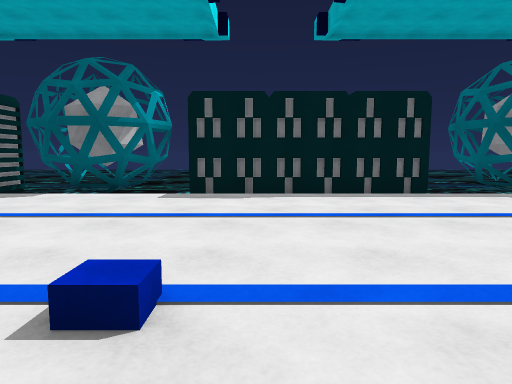
View 1 (above)

21 first-person views from a walk through a scene from a Unity 3-D project. The camera is 1.2 m above the floor, tilts 6° down and sees 70° across. The floor is counted in squares, 2 m on a side. Each view is taken from the middle of a square. On the plan, view 1 faces up. The plan holds only what a view shows up to about 10 squares ahead; the rest is blank. The place goes on beyond the plan. The player is left out. Some animated figures are not drawn.

View 2
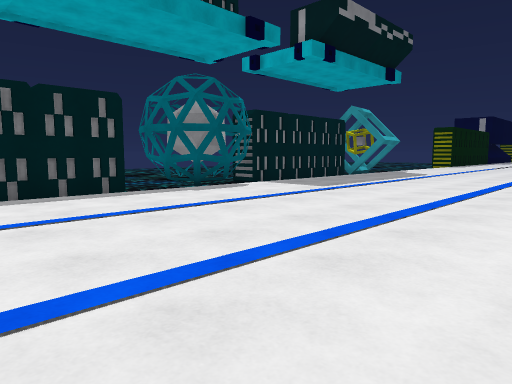

View 3
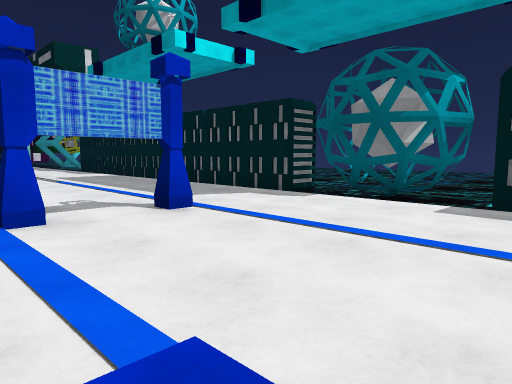

View 4
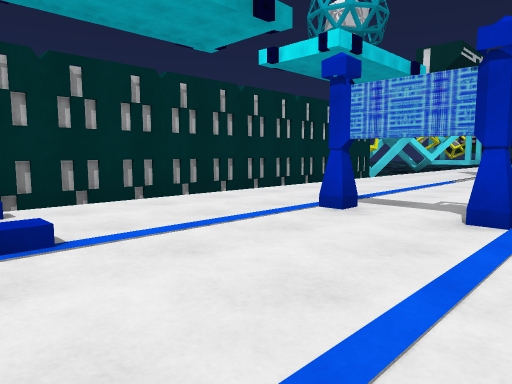

View 5
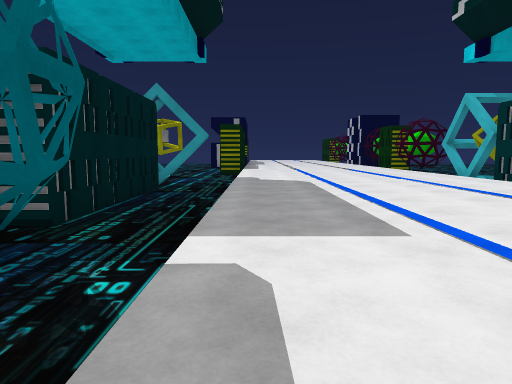

View 6
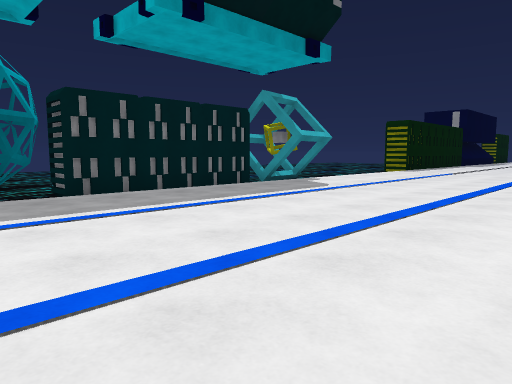

View 7
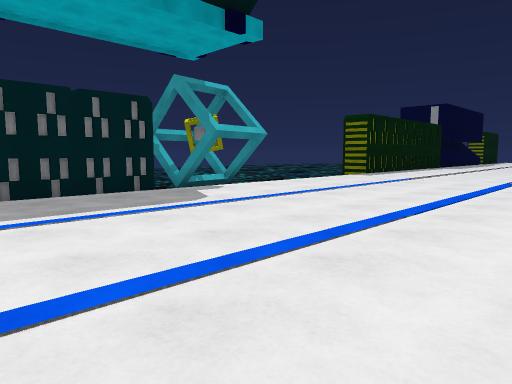

View 8
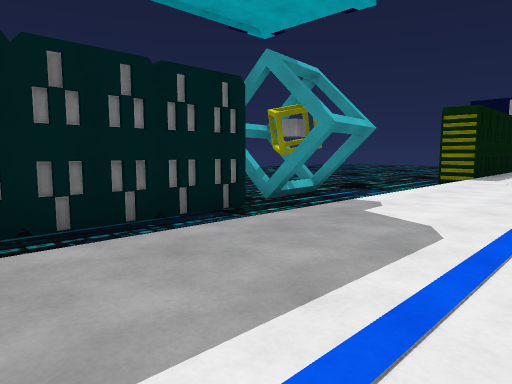

View 9
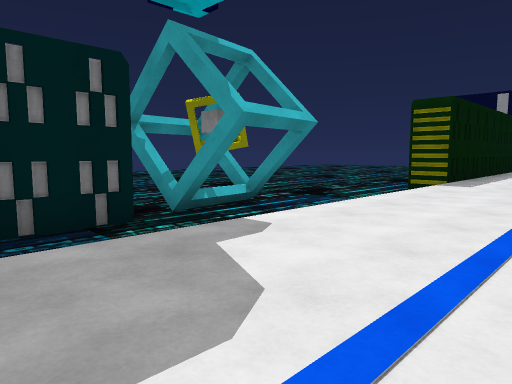

View 10
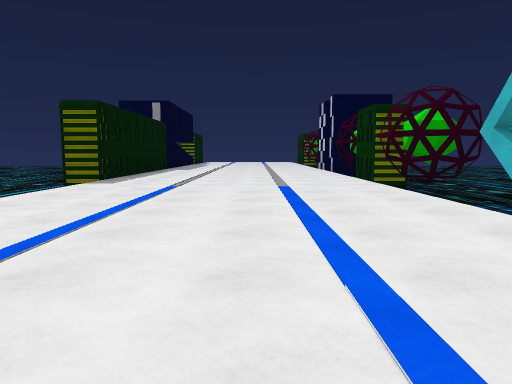

View 11
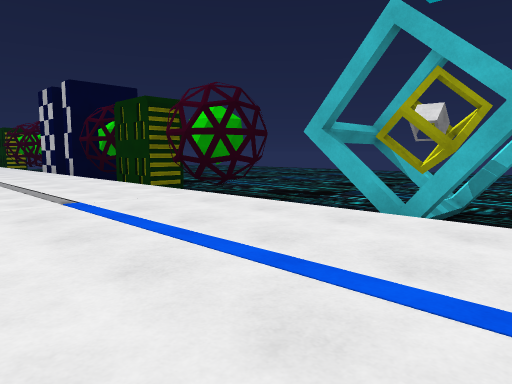

View 12
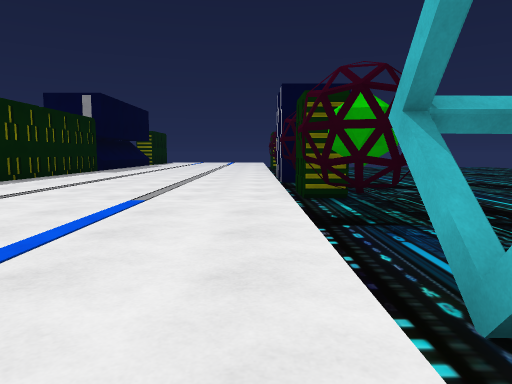

View 13
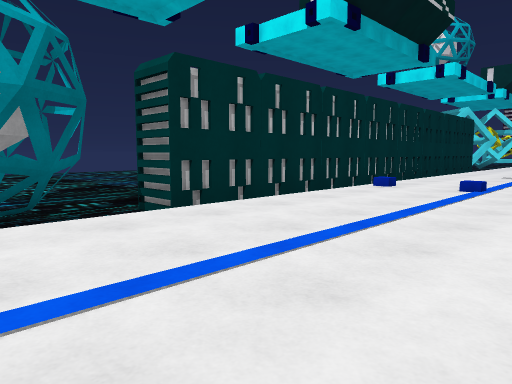

View 14
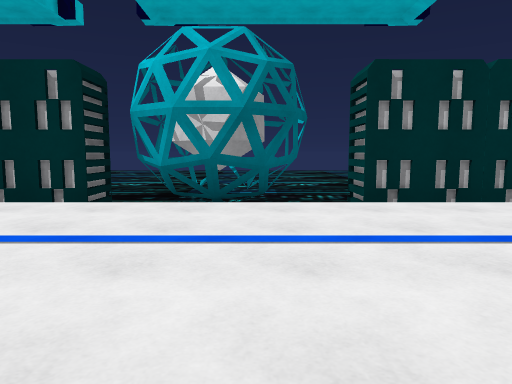

View 15
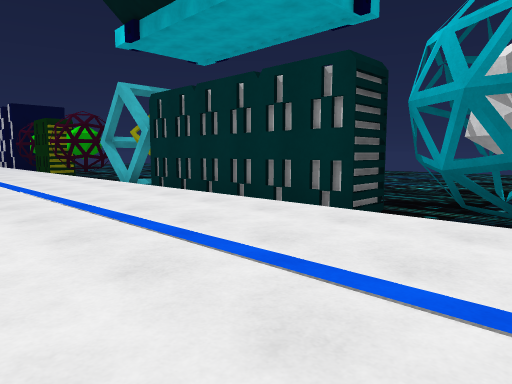

View 16
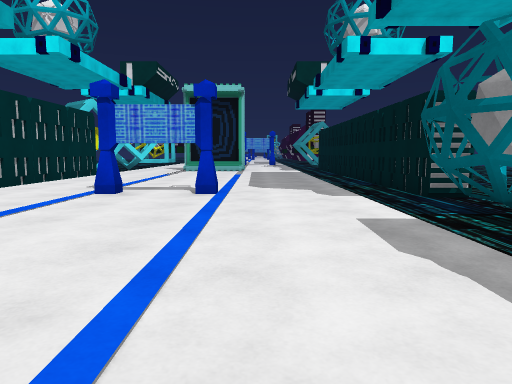

View 17
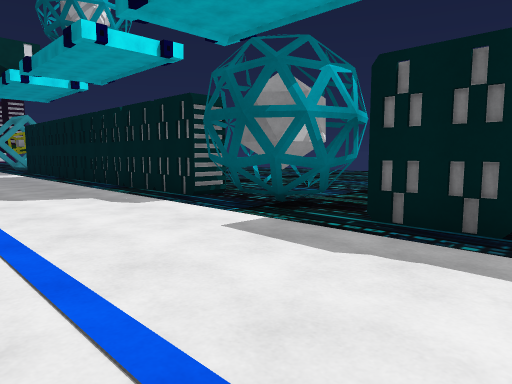

View 18
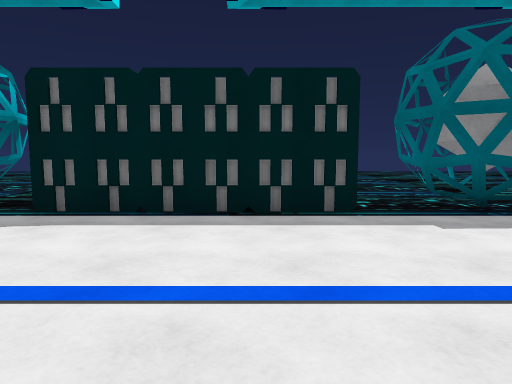

View 19
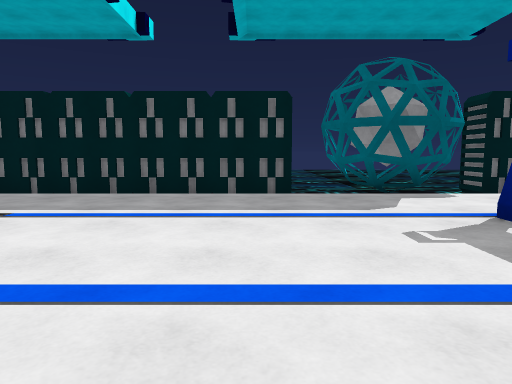

View 20
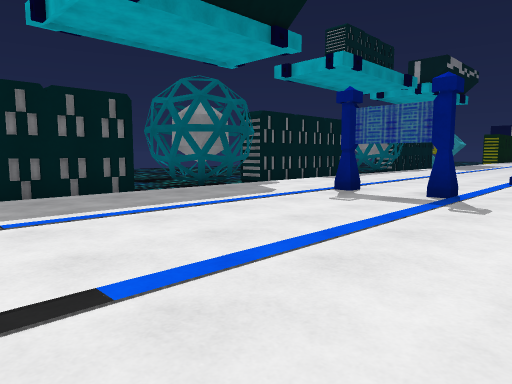

View 21
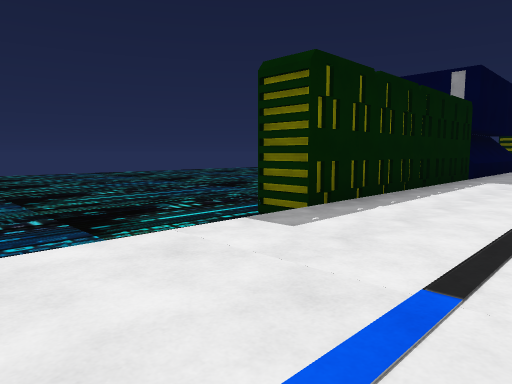

### Floor plan
Key: @ floor where view 1 was taken; # wall or solid block; x gap in a wall; . main floor; - floor 0.5 m lower than the main floor; v drop or lower ground; T thing the floor can be seen under or through.
Columns run from 9 left of view 1 to 22 right of it. Each row starts with its distance up from view 1.
  8 ####v########v########vvvvvvvv
  7 vvvvv##vvvvvvv##vvvvvvvvvvvvvv
  6   vvvvvvv    vvvvvvvvvv     ####
  5 ................................
  4 ................................
  3 .....T..........................
  2 .....T..........................
  1 ................................
  0 .........@......................
 -1 #############v##v####xxvxv##v#v#
 -2             #v####    vvvv##v-v
 -3             vv##vv    vvvvvvvvv

Positions as (right, up) in squares from view 1, and headings:
1: (0, 0), facing up
2: (0, 0), facing up-right
3: (0, 1), facing up-left
4: (0, 4), facing down-left
5: (3, 5), facing right
6: (5, 0), facing up-right
7: (8, 0), facing up-right
8: (8, 3), facing up-right
9: (10, 3), facing up-right
10: (10, 2), facing right
11: (12, 3), facing down-right
12: (12, 0), facing right
13: (6, 3), facing down-left
14: (5, 4), facing down
15: (5, 3), facing down-right
16: (2, 4), facing left
17: (1, 3), facing up-left
18: (2, 2), facing up
19: (-6, 0), facing up
20: (-9, 0), facing up-right
21: (15, 3), facing up-right
